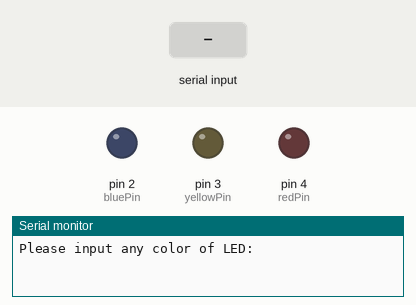
Simulated run of this sketch. Board: Arduino Uno, built with avr-gcc and run on an emulated ATmega328P. Parts: output pins drawn as LEDs (lit = HIGH), the last lines printed to the serial monitor. The test bench sets the inputs (shaded band).

Above: at 1.2 s.
1.3 s: "red" received over Serial
At 2.5 s:
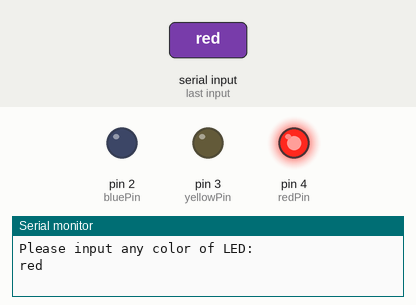
2.8 s: "yellow" received over Serial
At 4.0 s:
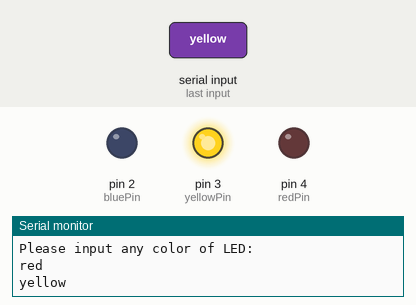
4.3 s: "blue" received over Serial
At 5.0 s:
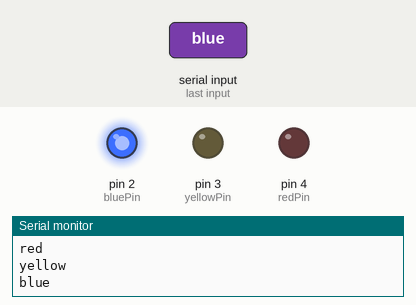
Timing chart, 0 to 7.3 s (numbered marks = the images above; inputs shaded):
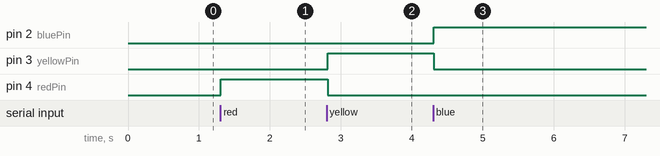

The sketch:

Serial_Monitor.ino
```cpp
#define bluePin  2 //the green led pin attact to
#define yellowPin  3 //the yellow led pin attact to
#define redPin  4 //the red led pin attach to
String comdata = "";
int lastLength = 0;

void setup()
{
  pinMode(bluePin,OUTPUT);  //initialize the greenPin as output
  pinMode(yellowPin, OUTPUT);  //initialize the yellowPin as output
  pinMode(redPin, OUTPUT);  //initialize the redPin as output
  Serial.begin(9600);  // start serial port at 9600 bps:
  Serial.print("Please input any color of LED:");  //print message on serial monitor
  Serial.println();
}

void loop()
{
  //read string from serial monitor
  if(Serial.available()>0)  // if we get a valid byte, read analog ins:
  {
    comdata = "";
    while (Serial.available() > 0)
    {
      comdata += char(Serial.read());
      delay(2);
    }
    Serial.println(comdata);
  }
    if(comdata == "red")
    {
      digitalWrite(redPin, HIGH);//turn the red led on
      digitalWrite(bluePin, LOW);//turn the green led off
      digitalWrite(yellowPin, LOW);//turn the yellow led off
    }
    else if(comdata == "yellow")
    {
      digitalWrite(redPin, LOW);//turn the red led off
      digitalWrite(bluePin, LOW);//turn the green led off
      digitalWrite(yellowPin, HIGH);//turn the yellow led on
    }
    else if(comdata == "blue")
    {
      digitalWrite(redPin, LOW);//turn the red led off
      digitalWrite(bluePin, HIGH);//turn the green led on
      digitalWrite(yellowPin, LOW);//turn the yellow led off
    }
    else
    {
      digitalWrite(redPin, LOW);//turn the red led off
      digitalWrite(bluePin, LOW);//turn the green led off
      digitalWrite(yellowPin, LOW);//turn the yellow led off
    }
}
```

Measured:
- after the input at 1.3 s, pin 4 (redPin): LOW → HIGH at once
- after the input at 2.8 s, pin 3 (yellowPin): LOW → HIGH at once; pin 4 (redPin): HIGH → LOW at once
- after the input at 4.3 s, pin 2 (bluePin): LOW → HIGH at once; pin 3 (yellowPin): HIGH → LOW at once
